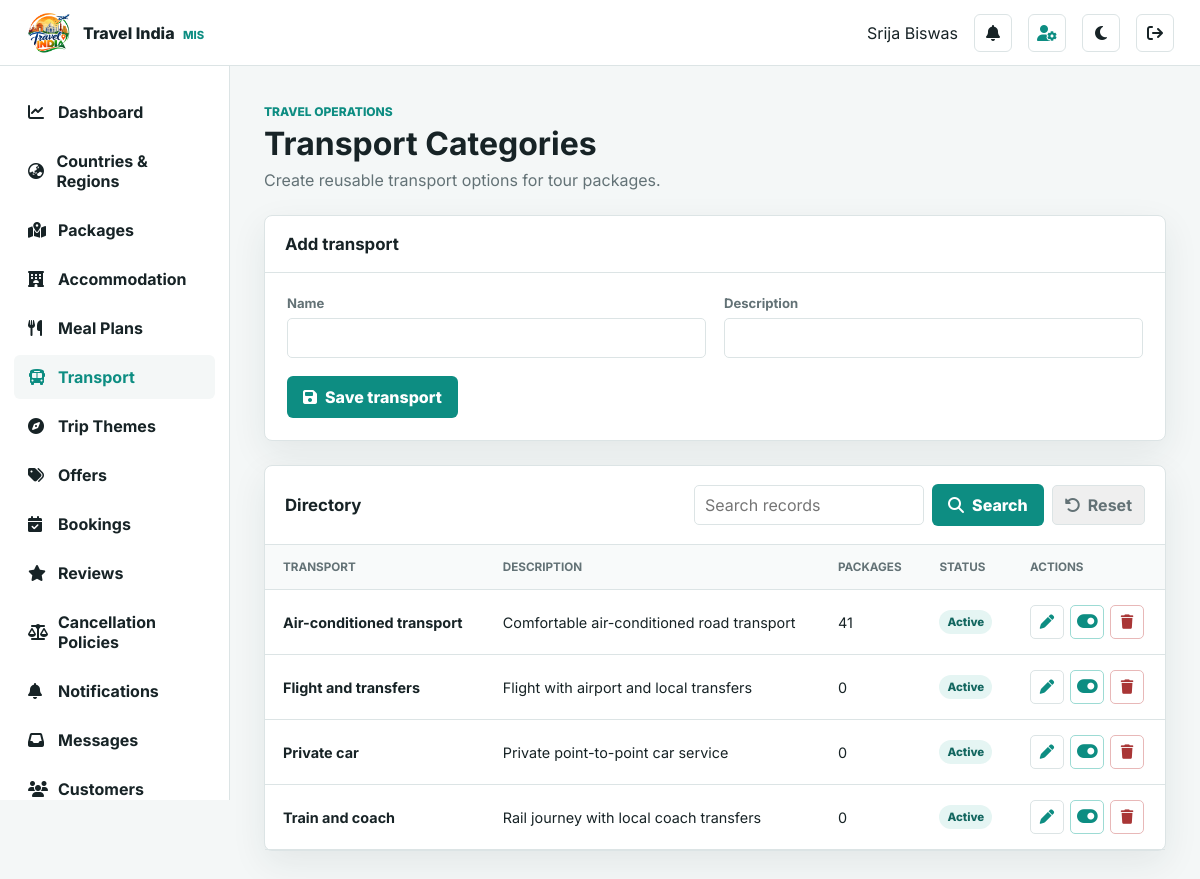
/admin/transports.php (signed in), run on the app's committed database.
### tables this page shows
CREATE TABLE `transport_categories` (
  `id` int NOT NULL AUTO_INCREMENT,
  `name` varchar(100) NOT NULL,
  `description` varchar(500) DEFAULT NULL,
  `status` varchar(30) NOT NULL DEFAULT 'active',
  `created_at` timestamp NOT NULL DEFAULT CURRENT_TIMESTAMP,
  PRIMARY KEY (`id`),
  UNIQUE KEY `name` (`name`)
);

### security.php (called while the page is built, shortened)
<?php
function e(mixed $value): string { return htmlspecialchars((string)$value, ENT_QUOTES, 'UTF-8'); }

### admin/_bootstrap.php (called while the page is built, shortened)
<?php
require_once __DIR__ . '/../db.php'; require_once __DIR__ . '/../security.php';
function admin_paginate(mysqli $db,string $countSql,int $perPage=10,string $parameter='page'): array {
    $total=(int)($db->query($countSql)->fetch_assoc()['total']??0);
    $pages=max(1,(int)ceil($total/$perPage));
    $page=min(max(1,(int)($_GET[$parameter]??1)),$pages);
    return ['total'=>$total,'pages'=>$pages,'page'=>$page,'limit'=>$perPage,'offset'=>($page-1)*$perPage,'parameter'=>$parameter];
}
function admin_search(): string { return trim((string)($_GET['q']??'')); }
function admin_search_condition(mysqli $db,array $columns,string $search): string {
    if($search===''||!$columns)return '';
    $like="'%".$db->real_escape_string($search)."%'";
    return '('.implode(' OR ',array_map(static fn(string $column): string=>$column.' LIKE '.$like,$columns)).')';
}

### admin/transports.php (the view, shortened to what this page needs)
<?php
require_once '_bootstrap.php';require_admin_permission('catalog.manage');$db=admin_db();
$edit=null;if(!empty($_GET['edit'])){$id=(int)$_GET['edit'];$s=$db->prepare('SELECT * FROM transport_categories WHERE id=?');$s->bind_param('i',$id);$s->execute();$edit=$s->get_result()->fetch_assoc();}$search=admin_search();$condition=admin_search_condition($db,['t.name','t.description','t.status'],$search);$where=$condition?' WHERE '.$condition:'';$pagination=admin_paginate($db,'SELECT COUNT(*) total FROM transport_categories t'.$where);$items=$db->query('SELECT t.*,COUNT(p.id) package_count FROM transport_categories t LEFT JOIN packages p ON p.transport_category_id=t.id'.$where.' GROUP BY t.id ORDER BY t.name LIMIT '.$pagination['limit'].' OFFSET '.$pagination['offset']);$pageTitle='Transport Categories';include '_header.php';?>
<div class="page-head"><div><span>Travel operations</span><h1>Transport Categories</h1><p>Create reusable transport options for tour packages.</p></div></div>
<section class="panel form-panel"><div class="panel-head"><h2><?php echo $edit?'Edit transport':'Add transport';?></h2></div><form class="admin-form" method="post"><label>Name<input name="name" value="<?php echo e($edit['name']??'');?>" required></label><label>Description<input name="description" value="<?php echo e($edit['description']??'');?>"></label><div class="form-actions"><button><i class="fa-solid fa-floppy-disk"></i>Save transport</button></div></form></section>
<section class="panel"><div class="table-wrap"><table><thead><tr><th>Transport</th><th>Description</th><th>Packages</th><th>Status</th><th>Actions</th></tr></thead><tbody><?php while($t=$items->fetch_assoc()):?><tr><td><strong><?php echo e($t['name']);?></strong></td><td><?php echo e($t['description']);?></td><td><?php echo (int)$t['package_count'];?></td><td><span class="pill"><?php echo e($t['status']);?></span></td><td><div class="action-row"><a class="icon-btn" href="?edit=<?php echo (int)$t['id'];?>" title="Edit"><i class="fa-solid fa-pen"></i></a><form method="post"><?php echo csrf_input();?><input type="hidden" name="id" value="<?php echo (int)$t['id'];?>"><input type="hidden" name="action" value="<?php echo $t['status']==='active'?'disable':'enable';?>"><button class="icon-btn status-toggle <?php echo $t['status']==='active'?'is-on':'is-off';?>" title="<?php echo $t['status']==='active'?'Disable':'Enable';?>"><i class="fa-solid fa-toggle-<?php echo $t['status']==='active'?'on':'off';?>"></i></button></form><form method="post" onsubmit="return confirm('Delete this unused transport category?')"><?php echo csrf_input();?><input type="hidden" name="id" value="<?php echo (int)$t['id'];?>"><input type="hidden" name="action" value="delete"><button class="icon-btn danger-icon" title="Delete"><i class="fa-solid fa-trash"></i></button></form></div></td></tr><?php endwhile;?></tbody></table></div><?php admin_pagination($pagination);?></section><?php include '_footer.php';?>

### css/admin.css (style rules this page uses)
:root { --ink:#172326;--muted:#637276;--page:#f4f7f7;--surface:#fff;--line:#dce4e5;--brand:#0d8d82;--brand-dark:#087167;--accent:#f59b35;--danger:#a93636;--shadow:0 12px 35px rgba(20,45,49,.08) }
* { box-sizing:border-box }
body { margin:0;background:var(--page);color:var(--ink);font-family:Inter,"Segoe UI",sans-serif }
a { color:inherit;text-decoration:none }
button,input,select,textarea { font:inherit }
.page-head { display:flex;align-items:flex-end;justify-content:space-between;gap:20px;margin-bottom:25px }
.page-head>div>span { color:var(--brand);font-size:.75rem;font-weight:800;text-transform:uppercase }
.page-head h1 { margin:4px 0 0;font-size:2rem }
.primary-btn,.admin-form button,.message-card button,.auth-panel button { display:inline-flex;align-items:center;justify-content:center;gap:8px;min-height:42px;padding:0 16px;border:0;border-radius:6px;background:var(--brand);color:#fff;font-weight:800;cursor:pointer }
.panel,.message-card { margin-bottom:24px;border:1px solid var(--line);border-radius:8px;background:var(--surface);box-shadow:var(--shadow) }
.panel-head { display:flex;align-items:center;justify-content:space-between;padding:18px 20px;border-bottom:1px solid var(--line) }
.panel-head h2 { margin:0;font-size:1.05rem }
.table-wrap { overflow:auto }
table { width:100%;border-collapse:collapse }
th,td { padding:15px 18px;border-bottom:1px solid var(--line);text-align:left;vertical-align:middle;white-space:nowrap }
th { background:#f8fafa;color:var(--muted);font-size:.73rem;text-transform:uppercase }
td { font-size:.9rem }
.pill { display:inline-block;padding:5px 8px;border-radius:999px;background:#e5f5f3;color:#12665f;font-size:.72rem;font-weight:800;text-transform:capitalize }
.icon-btn { width:34px;height:34px;display:grid;place-items:center;border:1px solid var(--line);border-radius:5px;color:var(--brand) }
.admin-form { display:grid;grid-template-columns:repeat(2,minmax(0,1fr));gap:18px;padding:22px }
.admin-form label,.auth-panel label { display:grid;gap:7px;color:var(--muted);font-size:.82rem;font-weight:700 }
.admin-form input,.admin-form select,.admin-form textarea,.auth-panel input,.inline-workflow input,.inline-workflow select,.message-card textarea,.message-card select { width:100%;padding:11px 12px;border:1px solid var(--line);border-radius:5px;background:#fff;color:var(--ink) }
.form-actions { grid-column:1/-1 }
.action-row { display:flex;align-items:center;gap:7px }
.action-row form { margin:0 }
.action-row button.icon-btn { cursor:pointer;background:var(--surface) }
.danger-icon { color:var(--danger)!important;border-color:#e8b8b8!important }
.page-head p { max-width:680px;margin:7px 0 0;color:var(--muted) }
.action-row { display:flex;align-items:center;gap:6px }
.status-toggle { font-size:1.15rem }
.status-toggle.is-on { color:var(--brand)!important;border-color:#9ddbd4!important }
.icon-btn { transition:color .18s,border-color .18s,background .18s,transform .18s }
:root { --admin-field-bg:var(--surface);--admin-sidebar-bg:var(--surface);--admin-sidebar-ink:var(--ink);--admin-sidebar-hover:var(--page);--admin-sidebar-active:var(--brand);--admin-soft-bg:#e5f5f3;--admin-soft-ink:#12665f;--admin-soft-border:#9ddbd4;--admin-danger-bg:#faeaea;--admin-danger-border:#e8b8b8 }
.admin-form input,.admin-form select,.admin-form textarea,.auth-panel input,.inline-workflow input,.inline-workflow select,.message-card textarea,.message-card select { background:var(--admin-field-bg) }
.pill,.admin-flash,.auth-password .password-toggle:hover,.country-item>i,.country-item>img { background:var(--admin-soft-bg);color:var(--admin-soft-ink) }
.status-toggle.is-on { border-color:var(--admin-soft-border)!important }
.danger-icon { border-color:var(--admin-danger-border)!important }
html { min-width:320px;background:var(--page) }
body { min-width:320px;overflow-x:hidden }
.admin-content>.panel,.admin-content>.report-grid,.admin-content>.message-grid,.admin-content>.booking-detail-grid { max-width:100% }
.table-wrap { width:100%;max-width:100%;overflow-x:auto;-webkit-overflow-scrolling:touch }
.table-wrap table { min-width:760px }
.admin-form>* { min-width:0 }
.admin-form input,.admin-form select,.admin-form textarea { max-width:100% }

### data on the page
transport_categories: name "Air-conditioned transport", description "Comfortable air-conditioned road transport", package_count "41", status "Active"
transport_categories: name "Flight and transfers", description "Flight with airport and local transfers", package_count "0", status "Active"
transport_categories: name "Private car", description "Private point-to-point car service", package_count "0", status "Active"
transport_categories: name "Train and coach", description "Rail journey with local coach transfers", package_count "0", status "Active"

### other printed values
$_SESSION['admin_name'] "Srija Biswas"
$item[1] "Dashboard"
$item[1] "Countries & Regions"
$item[1] "Packages"
$item[1] "Accommodation"
$item[1] "Meal Plans"
$item[1] "Transport"
$item[1] "Trip Themes"
$item[1] "Offers"
$item[1] "Bookings"
$item[1] "Reviews"
$item[1] "Cancellation Policies"
$item[1] "Notifications"
$item[1] "Messages"
$item[1] "Customers"
